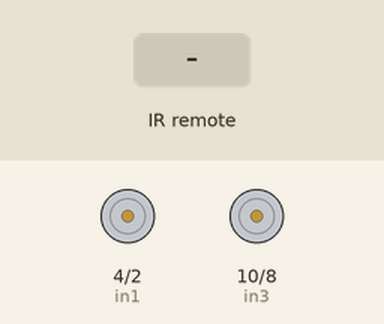
Simulated run of this sketch. Board: Arduino Uno, built with avr-gcc and run on an emulated ATmega328P. Shown: motor-driver pin pairs drawn as motors (green arrow = first pin HIGH = forward, orange = second pin HIGH = backward, longer = more drive, scaled by the enable pin). Inputs (shaded band) come from the test bench.

Above: at 1.2 s.
1.3 s: infrared code 0xB946FF00 received
At 1.6 s:
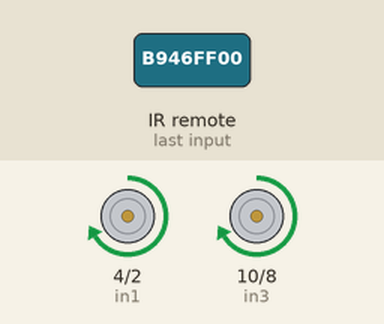
2.8 s: infrared code 0xEA15FF00 received
At 4.0 s:
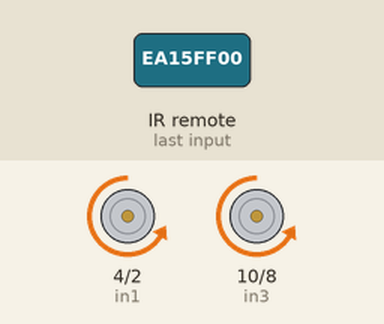
4.3 s: infrared code 0xBB44FF00 received
At 5.1 s:
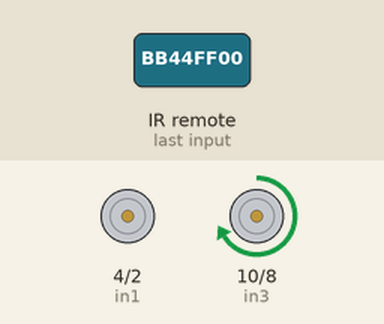
5.8 s: infrared code 0xBC43FF00 received
At 6.3 s:
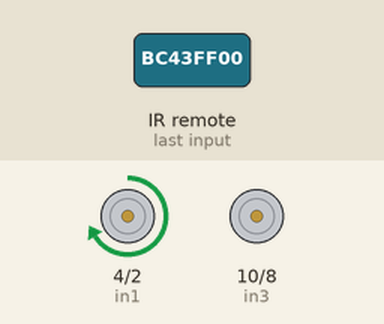
Timing chart, 0 to 8.3 s (numbered marks = the images above; inputs shaded):
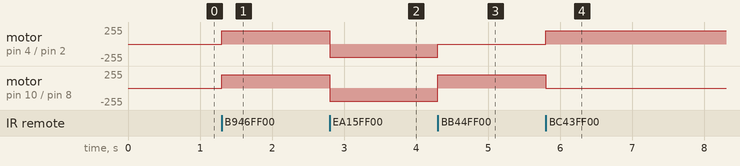

The sketch:

Remote_Control_Car.ino
```cpp
#include<IRremote.h>
const int RemotePin = 12;
int in1 = 4;
int in2 = 2;
int in3 = 10;
int in4 = 8;

int ena = 5;
int enb = 9;

void setup() {
  Serial.begin(9600);
  IrReceiver.begin(RemotePin, ENABLE_LED_FEEDBACK);
  pinMode(in1, OUTPUT);
  pinMode(in2, OUTPUT);
  pinMode(in3, OUTPUT);
  pinMode(in4, OUTPUT);

  pinMode(ena, OUTPUT);
  pinMode(enb, OUTPUT);

}
void Forward()
  {
  analogWrite(ena, 200);
  digitalWrite(in1,HIGH);
  digitalWrite(in2,LOW);
  analogWrite(enb, 200);
  digitalWrite(in3,HIGH);
  digitalWrite(in4,LOW);
  }
 void Backward()
  {
  analogWrite(ena, 200);
  digitalWrite(in1,LOW);
  digitalWrite(in2,HIGH);
  analogWrite(enb, 200);
  digitalWrite(in3,LOW);
  digitalWrite(in4,HIGH);
  }
 void Stop()
  {
  analogWrite(ena, 0);
  digitalWrite(in1,LOW);
  digitalWrite(in2,LOW);
  analogWrite(enb, 0);
  digitalWrite(in3,LOW);
  digitalWrite(in4,LOW);
  }
  int Left()
    {
    analogWrite(ena, 0);
    digitalWrite(in1,LOW);
    digitalWrite(in2,LOW);
    analogWrite(enb, 200);
    digitalWrite(in3,HIGH);
    digitalWrite(in4,LOW);
    }
  int Right()
    {
    analogWrite(ena, 200);
    digitalWrite(in1,HIGH);
    digitalWrite(in2,LOW);
    analogWrite(enb, 0);
    digitalWrite(in3,LOW);
    digitalWrite(in4,LOW);
    }

unsigned long lastCode = 0;  // store last valid button

void loop() {
  if (IrReceiver.decode()) {
    unsigned long code = IrReceiver.decodedIRData.decodedRawData; //decode the data

    // If repeat, use last stored code
    if (IrReceiver.decodedIRData.flags & IRDATA_FLAGS_IS_REPEAT) {
      code = lastCode;
    } else {
      lastCode = code;  // update lastCode only on new press
    }

    if (code == 0xB946FF00) { // UP
      Forward();
    }
    else if (code == 0xEA15FF00) { // DOWN
      Backward();
    }
    else if (code == 0xBB44FF00) { // LEFT
      Left();
    }
    else if (code == 0xBC43FF00) { // RIGHT
      Right();
    }
    else {
      Stop();
    }

    IrReceiver.resume(); // ready for next signal
  }
}
```

Measured:
- after the input at 1.3 s, motor on pin 4 (in1) / pin 2 (in2), motor on pin 10 (in3) / pin 8 (in4): stopped → forward 200/255 at once
- after the input at 2.8 s, motor on pin 4 (in1) / pin 2 (in2), motor on pin 10 (in3) / pin 8 (in4): forward 200/255 → backward 200/255 at once
- after the input at 4.3 s, motor on pin 4 (in1) / pin 2 (in2): backward 200/255 → stopped at once; motor on pin 10 (in3) / pin 8 (in4): backward 200/255 → forward 200/255 at once
- after the input at 5.8 s, motor on pin 4 (in1) / pin 2 (in2): stopped → forward 200/255 at once; motor on pin 10 (in3) / pin 8 (in4): forward 200/255 → stopped at once
